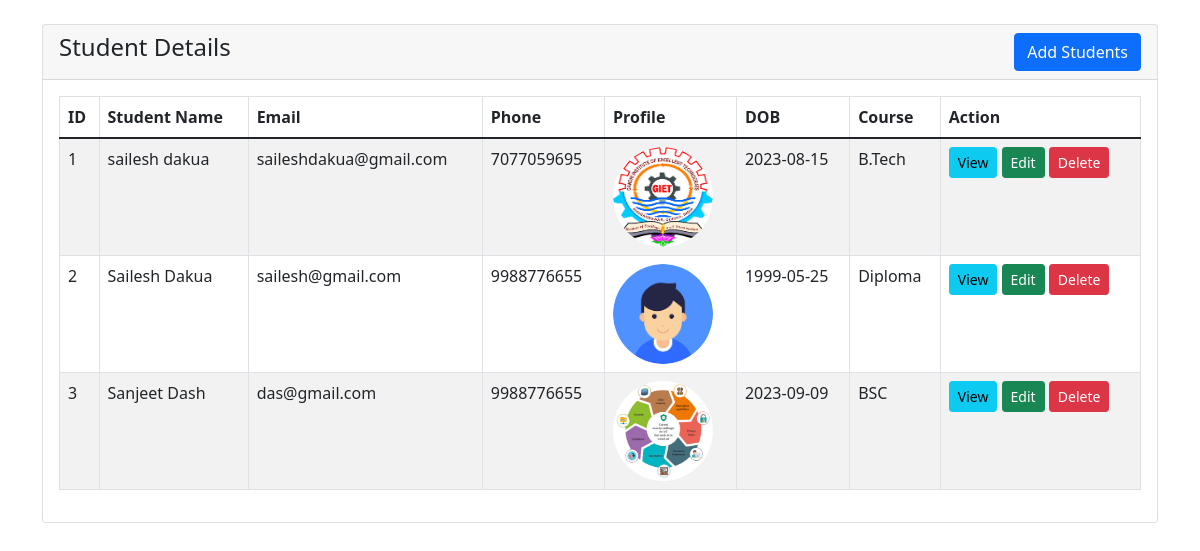
The page / on the database its author committed.
### tables this page shows
CREATE TABLE `students` (
  `id` int(11) NOT NULL,
  `fname` varchar(50) NOT NULL,
  `lname` varchar(30) NOT NULL,
  `email` varchar(70) NOT NULL,
  `phone` varchar(12) NOT NULL,
  `gender` varchar(10) NOT NULL,
  `pimage` varchar(200) NOT NULL,
  `dob` date NOT NULL DEFAULT current_timestamp(),
  `course` varchar(30) NOT NULL,
  `address` text NOT NULL,
  `password` varchar(15) NOT NULL,
  `password_cnf` varchar(15) NOT NULL,
  `condition_1` varchar(10) NOT NULL
);

### index.php (the view, shortened to what this page needs)
<?php
    require 'dbcon.php';
?>
<!DOCTYPE html>
<html lang="en">
<head>
    <link href="https://cdn.jsdelivr.net/npm/bootstrap@5.1.3/dist/css/bootstrap.min.css" rel="stylesheet">
</head>
<body>
<div class="container mt-4">
    <div class="row">
        <div class="col-md-12">
            <div class="card">
                <div class="card-header">
                    <h4>Student Details
                        <a href="student-create.php" class="btn btn-primary float-end">Add Students</a>
                    </h4>
                </div>
                <div class="card-body">
                    <div class="table-responsive">
                        <table class="table table-bordered table-striped">
                            <thead>
                            <tr>
                                <th>ID</th>
                                <th>Student Name</th>
                                <th>Email</th>
                                <th>Phone</th>
                                <th>Profile</th>
                                <th>DOB</th>
                                <th>Course</th>
                                <th>Action</th>
                            </tr>
                            </thead>
                            <tbody>
                            <?php
                            $query = "SELECT * FROM students";
                            $query_run = mysqli_query($con, $query);
                            if (mysqli_num_rows($query_run) > 0) {
                                foreach ($query_run as $student) {
                                    ?>
                                    <tr>
                                        <td><?= $student['id']; ?></td>
                                        <td><?= $student['fname']; ?>&nbsp;<?= $student['lname']; ?></td>
                                        <td><?= $student['email']; ?></td>
                                        <td><?= $student['phone']; ?></td>
                                        <td>
                                            <?php
                                            $profileImage = $student['pimage'];
                                            if (!empty($profileImage) && file_exists("uploads/$profileImage")) {
                                                ?>
                                                <img src="uploads/<?= $profileImage; ?>"
                                                     alt="<?= $student['fname']; ?>"
                                                     width="100" height="100"
                                                     class="rounded-circle">
                                                <?php
                                            } else {
                                                ?>
                                                <img src="uploads/download (1).png"
                                                     alt="User Image"
                                                     width="100" height="100"
                                                     class="rounded-circle">
                                                <?php
                                            }
                                            ?>
                                        </td>
                                        <td><?= $student['dob']; ?></td>
                                        <td><?= $student['course']; ?></td>
                                        <td>
                                            <a href="student-view.php?id=<?= $student['id']; ?>"
                                               class="btn btn-info btn-sm">View</a>
                                            <a href="student-edit.php?id=<?= $student['id']; ?>"
                                               class="btn btn-success btn-sm">Edit</a>
                                            <form action="code.php" method="POST" class="d-inline">
                                                <button type="submit" name="delete_student"
                                                        value="<?= $student['id']; ?>"
                                                        class="btn btn-danger btn-sm">Delete
                                                </button>
                                            </form>
                                        </td>
                                    </tr>
                                    <?php
                                }
                            } else {
                                echo "<h5> No Record Found </h5>";
                            }
                            ?>
                            </tbody>
                        </table>
                    </div>
                </div>
            </div>
        </div>
    </div>
</div>
</body>
</html>

### rows shown on the page
students: id "1", fname "sailesh", lname "dakua", email "saileshdakua@gmail.com", phone "7077059695", pimage (picture), dob "2023-08-15", course "B.Tech"
students: id "2", fname "Sailesh", lname "Dakua", email "sailesh@gmail.com", phone "9988776655", dob "1999-05-25", course "Diploma"
students: id "3", fname "Sanjeet", lname "Dash", email "das@gmail.com", phone "9988776655", pimage (picture), dob "2023-09-09", course "BSC"
